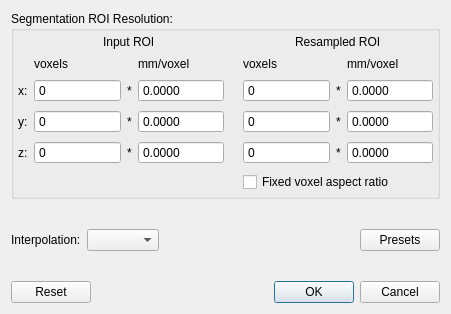
<?xml version="1.0" encoding="UTF-8"?>
<ui version="4.0">
 <class>ResampleDialog</class>
 <widget class="QDialog" name="ResampleDialog">
  <property name="geometry">
   <rect>
    <x>0</x>
    <y>0</y>
    <width>451</width>
    <height>314</height>
   </rect>
  </property>
  <property name="windowTitle">
   <string>Resample ROI - LaTIM-SNAP</string>
  </property>
  <layout class="QVBoxLayout" name="verticalLayout">
   <item>
    <widget class="QGroupBox" name="groupBox">
     <property name="title">
      <string>Segmentation ROI Resolution:</string>
     </property>
     <layout class="QVBoxLayout" name="verticalLayout_2">
      <property name="margin">
       <number>0</number>
      </property>
      <item>
       <widget class="QWidget" name="widget" native="true">
        <layout class="QGridLayout" name="gridLayout" columnstretch="0,1,0,1,0,1,0,1">
         <property name="horizontalSpacing">
          <number>6</number>
         </property>
         <property name="verticalSpacing">
          <number>8</number>
         </property>
         <property name="margin">
          <number>4</number>
         </property>
         <item row="4" column="3">
          <widget class="QDoubleSpinBox" name="outInputZvox">
           <property name="focusPolicy">
            <enum>Qt::NoFocus</enum>
           </property>
           <property name="readOnly">
            <bool>true</bool>
           </property>
           <property name="buttonSymbols">
            <enum>QAbstractSpinBox::NoButtons</enum>
           </property>
           <property name="decimals">
            <number>4</number>
           </property>
          </widget>
         </item>
         <item row="2" column="0">
          <widget class="QLabel" name="label_4">
           <property name="text">
            <string>x:</string>
           </property>
          </widget>
         </item>
         <item row="3" column="0">
          <widget class="QLabel" name="label_5">
           <property name="text">
            <string>y:</string>
           </property>
          </widget>
         </item>
         <item row="4" column="0">
          <widget class="QLabel" name="label_6">
           <property name="text">
            <string>z:</string>
           </property>
          </widget>
         </item>
         <item row="3" column="7">
          <widget class="QDoubleSpinBox" name="inOutVoxelYvox">
           <property name="focusPolicy">
            <enum>Qt::WheelFocus</enum>
           </property>
           <property name="buttonSymbols">
            <enum>QAbstractSpinBox::NoButtons</enum>
           </property>
           <property name="keyboardTracking">
            <bool>false</bool>
           </property>
           <property name="decimals">
            <number>4</number>
           </property>
          </widget>
         </item>
         <item row="1" column="5">
          <widget class="QLabel" name="label_10">
           <property name="text">
            <string>voxels</string>
           </property>
          </widget>
         </item>
         <item row="3" column="4" alignment="Qt::AlignHCenter">
          <widget class="QLabel" name="label">
           <property name="text">
            <string/>
           </property>
           <property name="pixmap">
            <pixmap resource="../Resources/SNAPResources.qrc">:/root/media-playback-start-4.png</pixmap>
           </property>
          </widget>
         </item>
         <item row="3" column="3">
          <widget class="QDoubleSpinBox" name="outInputYvox">
           <property name="focusPolicy">
            <enum>Qt::NoFocus</enum>
           </property>
           <property name="readOnly">
            <bool>true</bool>
           </property>
           <property name="buttonSymbols">
            <enum>QAbstractSpinBox::NoButtons</enum>
           </property>
           <property name="decimals">
            <number>4</number>
           </property>
          </widget>
         </item>
         <item row="0" column="1" colspan="3" alignment="Qt::AlignHCenter">
          <widget class="QLabel" name="label_12">
           <property name="text">
            <string>Input ROI</string>
           </property>
          </widget>
         </item>
         <item row="2" column="7">
          <widget class="QDoubleSpinBox" name="inOutVoxelXvox">
           <property name="focusPolicy">
            <enum>Qt::WheelFocus</enum>
           </property>
           <property name="buttonSymbols">
            <enum>QAbstractSpinBox::NoButtons</enum>
           </property>
           <property name="keyboardTracking">
            <bool>false</bool>
           </property>
           <property name="decimals">
            <number>4</number>
           </property>
          </widget>
         </item>
         <item row="1" column="7">
          <widget class="QLabel" name="label_11">
           <property name="text">
            <string>mm/voxel</string>
           </property>
          </widget>
         </item>
         <item row="4" column="7">
          <widget class="QDoubleSpinBox" name="inOutVoxelZvox">
           <property name="focusPolicy">
            <enum>Qt::WheelFocus</enum>
           </property>
           <property name="buttonSymbols">
            <enum>QAbstractSpinBox::NoButtons</enum>
           </property>
           <property name="keyboardTracking">
            <bool>false</bool>
           </property>
           <property name="decimals">
            <number>4</number>
           </property>
          </widget>
         </item>
         <item row="2" column="2">
          <widget class="QLabel" name="label_2">
           <property name="text">
            <string>*</string>
           </property>
          </widget>
         </item>
         <item row="1" column="3">
          <widget class="QLabel" name="label_9">
           <property name="text">
            <string>mm/voxel</string>
           </property>
          </widget>
         </item>
         <item row="1" column="1">
          <widget class="QLabel" name="label_8">
           <property name="text">
            <string>voxels</string>
           </property>
          </widget>
         </item>
         <item row="0" column="5" colspan="3" alignment="Qt::AlignHCenter">
          <widget class="QLabel" name="label_13">
           <property name="text">
            <string>Resampled ROI</string>
           </property>
          </widget>
         </item>
         <item row="2" column="6">
          <widget class="QLabel" name="label_3">
           <property name="text">
            <string>*</string>
           </property>
          </widget>
         </item>
         <item row="3" column="2">
          <widget class="QLabel" name="label_14">
           <property name="text">
            <string>*</string>
           </property>
          </widget>
         </item>
         <item row="4" column="2">
          <widget class="QLabel" name="label_15">
           <property name="text">
            <string>*</string>
           </property>
          </widget>
         </item>
         <item row="3" column="6">
          <widget class="QLabel" name="label_16">
           <property name="text">
            <string>*</string>
           </property>
          </widget>
         </item>
         <item row="4" column="6">
          <widget class="QLabel" name="label_17">
           <property name="text">
            <string>*</string>
           </property>
          </widget>
         </item>
         <item row="5" column="5" colspan="3">
          <widget class="QCheckBox" name="chkAspect">
           <property name="text">
            <string>Fixed voxel aspect ratio</string>
           </property>
          </widget>
         </item>
         <item row="2" column="1">
          <widget class="QSpinBox" name="outInputXsize">
           <property name="focusPolicy">
            <enum>Qt::NoFocus</enum>
           </property>
           <property name="readOnly">
            <bool>true</bool>
           </property>
           <property name="buttonSymbols">
            <enum>QAbstractSpinBox::NoButtons</enum>
           </property>
           <property name="maximum">
            <number>99999</number>
           </property>
          </widget>
         </item>
         <item row="3" column="1">
          <widget class="QSpinBox" name="outInputYsize">
           <property name="focusPolicy">
            <enum>Qt::NoFocus</enum>
           </property>
           <property name="readOnly">
            <bool>true</bool>
           </property>
           <property name="buttonSymbols">
            <enum>QAbstractSpinBox::NoButtons</enum>
           </property>
           <property name="maximum">
            <number>99999</number>
           </property>
          </widget>
         </item>
         <item row="2" column="3">
          <widget class="QDoubleSpinBox" name="outInputXvox">
           <property name="focusPolicy">
            <enum>Qt::NoFocus</enum>
           </property>
           <property name="readOnly">
            <bool>true</bool>
           </property>
           <property name="buttonSymbols">
            <enum>QAbstractSpinBox::NoButtons</enum>
           </property>
           <property name="decimals">
            <number>4</number>
           </property>
          </widget>
         </item>
         <item row="4" column="5">
          <widget class="QSpinBox" name="inOutVoxelZsize">
           <property name="buttonSymbols">
            <enum>QAbstractSpinBox::NoButtons</enum>
           </property>
           <property name="keyboardTracking">
            <bool>false</bool>
           </property>
          </widget>
         </item>
         <item row="3" column="5">
          <widget class="QSpinBox" name="inOutVoxelYsize">
           <property name="buttonSymbols">
            <enum>QAbstractSpinBox::NoButtons</enum>
           </property>
           <property name="keyboardTracking">
            <bool>false</bool>
           </property>
          </widget>
         </item>
         <item row="2" column="5">
          <widget class="QSpinBox" name="inOutVoxelXsize">
           <property name="focusPolicy">
            <enum>Qt::WheelFocus</enum>
           </property>
           <property name="buttonSymbols">
            <enum>QAbstractSpinBox::NoButtons</enum>
           </property>
           <property name="keyboardTracking">
            <bool>false</bool>
           </property>
          </widget>
         </item>
         <item row="4" column="1">
          <widget class="QSpinBox" name="outInputZsize">
           <property name="focusPolicy">
            <enum>Qt::NoFocus</enum>
           </property>
           <property name="readOnly">
            <bool>true</bool>
           </property>
           <property name="buttonSymbols">
            <enum>QAbstractSpinBox::NoButtons</enum>
           </property>
           <property name="maximum">
            <number>99999</number>
           </property>
          </widget>
         </item>
        </layout>
       </widget>
      </item>
     </layout>
    </widget>
   </item>
   <item>
    <spacer name="verticalSpacer_2">
     <property name="orientation">
      <enum>Qt::Vertical</enum>
     </property>
     <property name="sizeHint" stdset="0">
      <size>
       <width>20</width>
       <height>40</height>
      </size>
     </property>
    </spacer>
   </item>
   <item>
    <widget class="QWidget" name="widget_3" native="true">
     <layout class="QHBoxLayout" name="horizontalLayout_2">
      <property name="margin">
       <number>0</number>
      </property>
      <item>
       <widget class="QLabel" name="label_18">
        <property name="text">
         <string>Interpolation:</string>
        </property>
       </widget>
      </item>
      <item>
       <widget class="QComboBox" name="inInterpolationMode"/>
      </item>
      <item>
       <spacer name="horizontalSpacer">
        <property name="orientation">
         <enum>Qt::Horizontal</enum>
        </property>
        <property name="sizeHint" stdset="0">
         <size>
          <width>40</width>
          <height>20</height>
         </size>
        </property>
       </spacer>
      </item>
      <item>
       <widget class="QPushButton" name="btnPreset">
        <property name="text">
         <string>Presets</string>
        </property>
       </widget>
      </item>
     </layout>
    </widget>
   </item>
   <item>
    <spacer name="verticalSpacer_3">
     <property name="orientation">
      <enum>Qt::Vertical</enum>
     </property>
     <property name="sizeHint" stdset="0">
      <size>
       <width>20</width>
       <height>40</height>
      </size>
     </property>
    </spacer>
   </item>
   <item>
    <widget class="QWidget" name="widget_2" native="true">
     <layout class="QHBoxLayout" name="horizontalLayout">
      <property name="margin">
       <number>0</number>
      </property>
      <item>
       <widget class="QDialogButtonBox" name="buttonBox">
        <property name="orientation">
         <enum>Qt::Horizontal</enum>
        </property>
        <property name="standardButtons">
         <set>QDialogButtonBox::Cancel|QDialogButtonBox::Ok|QDialogButtonBox::Reset</set>
        </property>
       </widget>
      </item>
     </layout>
    </widget>
   </item>
  </layout>
  <action name="actionSuper2">
   <property name="text">
    <string>Supersample by 2</string>
   </property>
  </action>
  <action name="actionSub2">
   <property name="text">
    <string>Subsample by 2</string>
   </property>
  </action>
  <action name="actionSuperIso">
   <property name="text">
    <string>Supersample to Isotropic</string>
   </property>
  </action>
  <action name="actionSubIso">
   <property name="text">
    <string>Subsample to Isotropic</string>
   </property>
  </action>
 </widget>
 <tabstops>
  <tabstop>inOutVoxelXsize</tabstop>
  <tabstop>inOutVoxelXvox</tabstop>
  <tabstop>inOutVoxelYsize</tabstop>
  <tabstop>inOutVoxelYvox</tabstop>
  <tabstop>inOutVoxelZsize</tabstop>
  <tabstop>inOutVoxelZvox</tabstop>
  <tabstop>chkAspect</tabstop>
  <tabstop>buttonBox</tabstop>
 </tabstops>
 <resources>
  <include location="../Resources/SNAPResources.qrc"/>
 </resources>
 <connections/>
</ui>
